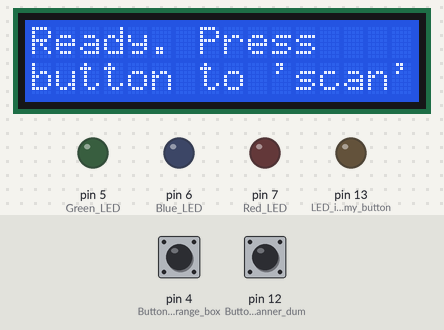
A sketch run on a simulated Arduino Uno, built with avr-gcc and run on an emulated ATmega328P. On the bench: 16×2 character LCD, output pins drawn as LEDs (lit = HIGH). The inputs (shaded band) are chosen by the test bench; at power-on: pin 4 (Button_on_orange_box) HIGH, pin 12 (Button_on_the_scanner_dum) HIGH. Random numbers use the default seed unless the sketch sets one; what the sketch prints to the serial monitor is not drawn.

Above: at 8.9 s.
9.0 s: pin 4 (Button_on_orange_box) pulled LOW for 0.15 s
At 11.7 s:
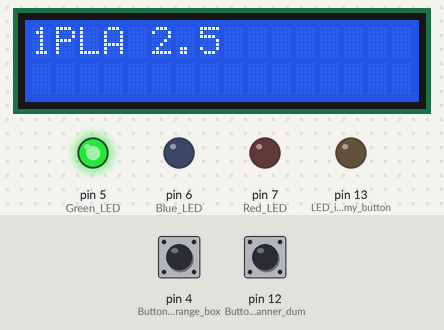
12.0 s: pin 12 (Button_on_the_scanner_dum) pulled LOW for 3.2 s
At 15.8 s:
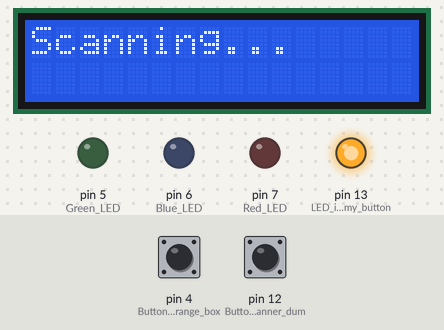
18.1 s: pin 12 (Button_on_the_scanner_dum) pulled LOW for 0.15 s
At 20.0 s:
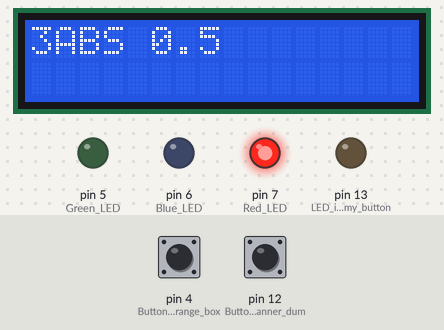
21.1 s: pin 4 (Button_on_orange_box) pulled LOW for 3.2 s
At 25.76 s:
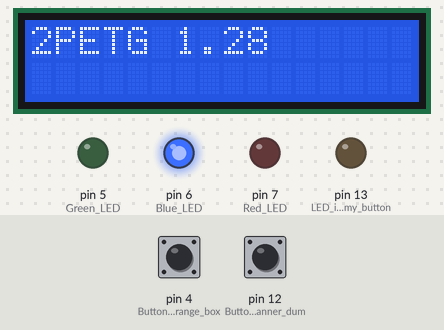
25.8 s: pin 4 (Button_on_orange_box) pulled LOW for 1 s
At 28.2 s:
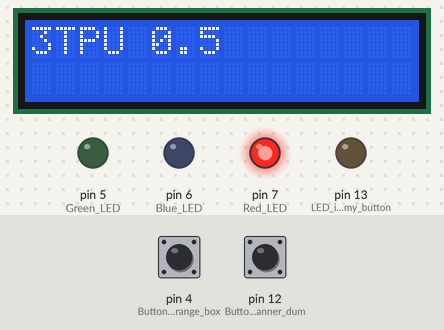
28.8 s: pin 12 (Button_on_the_scanner_dum) pulled LOW for 1 s
At 29.8 s:
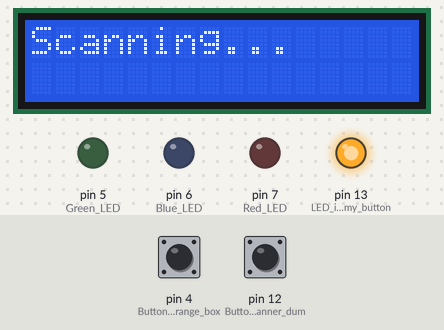
Timing chart, 0 to 31.8 s (numbered marks = the images above; inputs shaded):
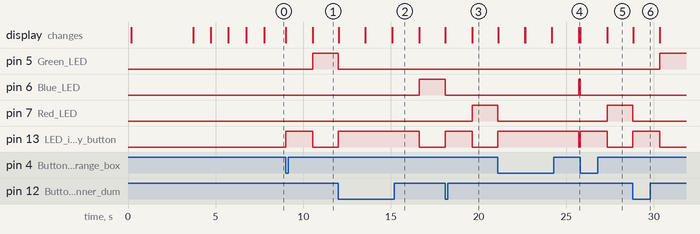

The sketch:

Emulator_V1.ino
```cpp
/*
  PlasTell Emulator by KiwiFil, V1
  Eva Hakansson, April 2025

  This code is quite ugly, but it works! It is script-kiddie coding hacked together from several Arduino examples. Thank you all tutorial authors - you are real heros!

 The circuit:
 * RX is digital pin 10 (connect to TX of other device) White wire
 * TX is digital pin 11 (connect to RX of other device) Yellow wire

 */

#include <Wire.h>
#include <LiquidCrystal_I2C.h>
#include <SoftwareSerial.h>

SoftwareSerial mySerial(10, 11); // RX, TX, TX is the yellow wire.
LiquidCrystal_I2C lcd(0x27,16,2);  // set the LCD address to 0x27 for a 16 chars and 2 line display

  char message[8][15] =
{ "0Start",
  "1PLA 1.36",
  "1PLA 2.5",
  "2PETG 1.28",
  "2PET/PETG 0.5",
  "3ABS 0.5",
  "3TPU 0.5"
}; // "Random" messages representing the 'scanned' part. Don't change these - it will affect the rest of the code.

void displayMessage (byte msgNum) // Function for troubleshooting - prints the message on the serial monitor
{
  Serial.println(message[msgNum]);
}

void setup() {

  int calibrationWait = 1;

   Serial.begin(9600);
  while (!Serial) {
    ;
  }
  Serial.println("Welcome to the PlasTell Emulator by KiwiFil");

  lcd.init();
  delay(100);
  lcd.clear();
  lcd.backlight();
  lcd.setCursor(0,0);
  lcd.print("KiwiFil PlasTell");
  lcd.setCursor(0,1);
  lcd.print("Emulator");
  delay(700);

      digitalWrite(5, HIGH);
      delay(700);
      digitalWrite(5, LOW);
      digitalWrite(6, HIGH);
      delay(700);
      digitalWrite(6, LOW);
      digitalWrite(7, HIGH);
      delay(700);
      digitalWrite(7, LOW);
      delay(700);

  mySerial.begin(9600);

  Serial.println("Calibrating.... please wait.");

  lcd.clear();
  lcd.setCursor(0,0);
  lcd.print("Calibrating...");
  lcd.setCursor(0,1);
  lcd.print("...please wait ");
  delay(1000);

do
  {
  lcd.setCursor(15,1);
  lcd.print(calibrationWait);
  Serial.println(calibrationWait);
  calibrationWait++;
  delay(1000);
   } while (calibrationWait <= 2); // Increase this number if you want the "calibration" to last longer. The real scanner calibrates for 10-15 seconds.

  lcd.clear();
  lcd.setCursor(0,0);
  lcd.print(message[0]);

  mySerial.println(message[0]); // Sending the message "0Start" to signal that that scanner is ready.
  Serial.println(message[0]);

  delay(1000);

  lcd.clear();
  lcd.setCursor(0,0);
  lcd.print("Ready. Press");
  lcd.setCursor(0,1);
  lcd.print("button to 'scan'");

  pinMode(4, INPUT_PULLUP); // Button on orange box
  pinMode(12, INPUT_PULLUP); // Button on the scanner dummy
  pinMode(13, OUTPUT); // LED in the dummy button

  digitalWrite(13, LOW); // Make sure the LED in the dummy button is off.

}

void loop() {

int buttonVal =(digitalRead(12)) ; // Read the button on the scanner dummy
int buttonVal2 =(digitalRead(4)) ; // Read the button on the orange box

  if ((buttonVal == LOW) || (buttonVal2 == LOW)) { // Reading for any button press

    digitalWrite(13, HIGH);

     digitalWrite(5, LOW); // Making sure all LEDs are off
     digitalWrite(6, LOW);
     digitalWrite(7, LOW);

    lcd.clear();
    lcd.setCursor(0,0);
    lcd.print("Scanning...");
    delay(1500); // Delay to simulate the time the actual scan takes.

    long randNumber;

    lcd.clear();
    randNumber = random(1,7); // Selects a random message from the array.
    displayMessage(randNumber);
    mySerial.println(message[randNumber]);
    lcd.print(message[randNumber]);

     pinMode(5, OUTPUT); // Green LED
     pinMode(6, OUTPUT); // Blue LED
     pinMode(7, OUTPUT); // Red LED

if (randNumber == 1){ digitalWrite(5, HIGH);} // Turn on green LED
if (randNumber == 2){ digitalWrite(5, HIGH);} // Turn on green LED
if (randNumber == 3){ digitalWrite(6, HIGH);} // Turn on blue LED
if (randNumber == 4){ digitalWrite(6, HIGH);} // Turn on blue LED
if (randNumber == 5){ digitalWrite(7, HIGH);} // Turn on red LED
if (randNumber == 6){ digitalWrite(7, HIGH);} // Turn on red LED

  if (mySerial.available()) {
    Serial.write(mySerial.read());
  }
  if (Serial.available()) {
    mySerial.write(Serial.read());
  }

    } else {
    digitalWrite(13, LOW);
  }

}
```

Measured:
- after the input at 9.0 s, pin 5 (Green_LED): LOW → HIGH after 1.5 s; pin 13 (LED_in_the_dummy_button): LOW → HIGH at once, → LOW 1.5 s later; the display: first changes at once (image 1 shows a later state)
- after the input at 12.0 s, pin 5 (Green_LED): HIGH → LOW at once; pin 6 (Blue_LED): LOW → HIGH after 4.6 s; pin 13 (LED_in_the_dummy_button): LOW → HIGH at once, → LOW 4.6 s later; the display: changes at once (image 2)
- after the input at 18.1 s, pin 6 (Blue_LED): HIGH → LOW at once; pin 7 (Red_LED): LOW → HIGH after 1.5 s; pin 13 (LED_in_the_dummy_button): LOW → HIGH at once, → LOW 1.5 s later; the display: first changes at once (image 3 shows a later state)
- after the input at 21.1 s, pin 6 (Blue_LED): LOW → HIGH after 4.6 s; pin 7 (Red_LED): HIGH → LOW at once; pin 13 (LED_in_the_dummy_button): LOW → HIGH at once, → LOW 4.6 s later; the display: first changes at once (image 4 shows a later state)
- after the input at 25.8 s, pin 6 (Blue_LED): HIGH → LOW at once; pin 7 (Red_LED): LOW → HIGH after 1.5 s; pin 13 (LED_in_the_dummy_button): LOW → HIGH at once, → LOW 1.5 s later; the display: first changes at once (image 5 shows a later state)
- after the input at 28.8 s, pin 5 (Green_LED): LOW → HIGH after 1.5 s; pin 7 (Red_LED): HIGH → LOW at once; pin 13 (LED_in_the_dummy_button): LOW → HIGH at once, → LOW 1.5 s later; the display: changes at once (image 6)
